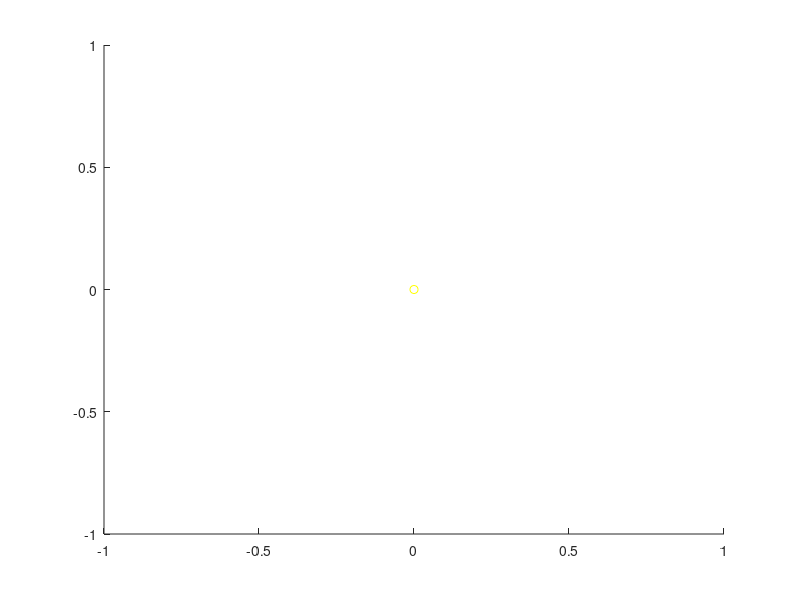

Source code (MATLAB): (Note: this script raises an error after producing the figure.)
clear all
close all

% Functions required: 
% orbit_plot, planet_plot, position, lambert, coe_from_sv, MAtoEA, EAtoTA


% CONSTANTS
day = 24*60*60; %[s]

% INPUTS
planetID1 = 4;
planetID2 = 5;
t1 = 0; % [s]
t2 = 4*365.25*24*60*60; % [s]
steps = 50;
stepsize = 50*day; % [s]

hold on

% plots spacecraft orbit
plot3(0,0,0,'o','color','y')
orbit_plot(planetID1, planetID2, t1, t2 , stepsize,'g')

% plots planet 1's orbit
planet_plot(planetID1, t1, t2, stepsize,'b')
mar = position(planetID1,t1);
plot3(mar(1),mar(2),mar(3),'o')

% plots planet 2's orbit
planet_plot(planetID2, t1, t2, stepsize,'r')
jup = position(planetID2,t1);
plot3(jup(1),jup(2),jup(3),'o')

set(gca,'Color','k') % sets background colour
hold off
